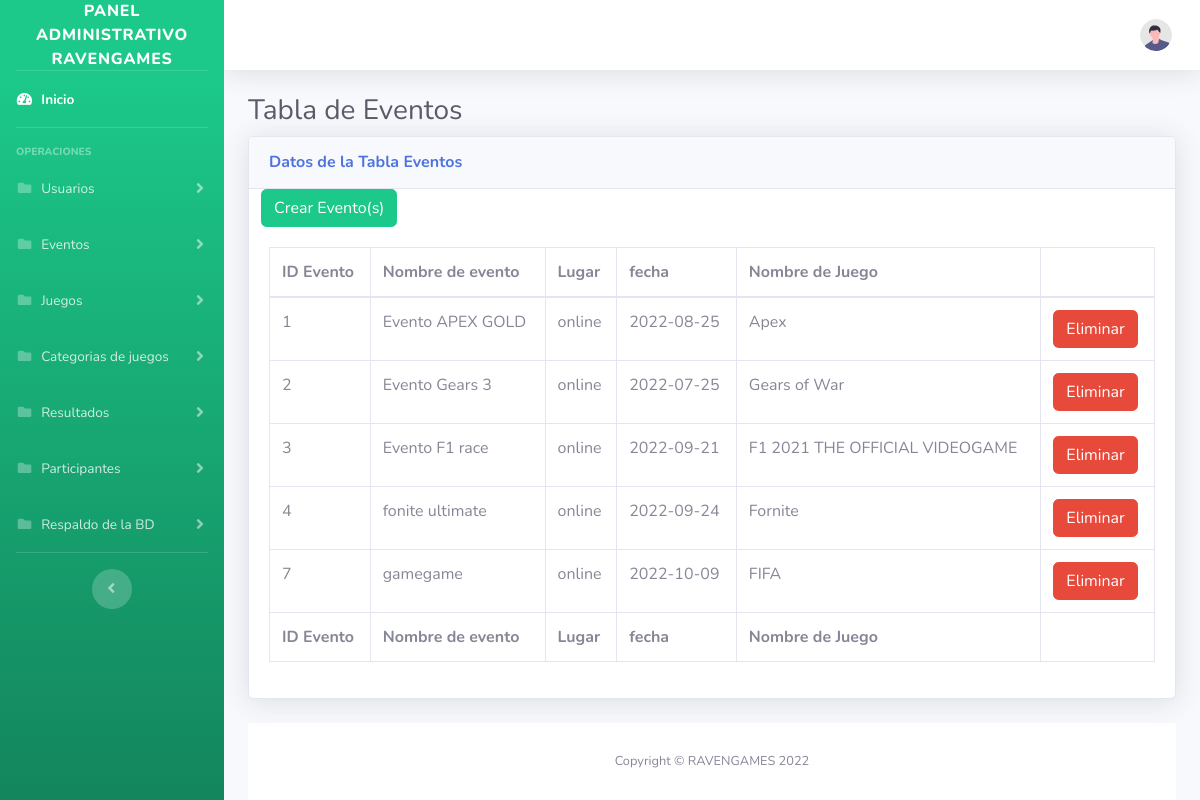
The page /paneladm/tablaeventos.php on the database its author committed.
### tables this page shows
CREATE TABLE `eventos` (
  `idevento` int(10) NOT NULL AUTO_INCREMENT,
  `nombreeve` varchar(50) DEFAULT NULL,
  `lugareve` varchar(50) DEFAULT NULL,
  `fecha` date DEFAULT NULL,
  `nomjuego` varchar(50) DEFAULT NULL,
  PRIMARY KEY (`idevento`),
  KEY `nombreeve` (`nombreeve`)
);

### paneladm/controller/eventoscontroller.php (called while the page is built)
<?php
$consultaeve= "SELECT * FROM eventos";
?>

### paneladm/tablaeventos.php (the view, shortened to what this page needs)
<?php
include_once ('../BD/conexion.php')
?>
<!DOCTYPE html>
<html lang="en">
<head>
    <link href="vendor/fontawesome-free/css/all.min.css" rel="stylesheet" type="text/css">
    <link href="css/sb-admin-2.min.css" rel="stylesheet">
      <link href="vendor/datatables/dataTables.bootstrap4.min.css" rel="stylesheet">
</head>
<body id="page-top">
<?php
include './layauts/menunavbar.php';
include './controller/eventoscontroller.php';
    ?>
  <div class="container-fluid">
<h1 class="h3 mb-2 text-gray-800">Tabla de Eventos</h1>
<div class="card shadow mb-4">
    <div class="card-header py-3">
        <h6 class="m-0 font-weight-bold text-primary">Datos de la Tabla Eventos </h6>
    </div>
    <div class="col-md-3">
        <a type="text" class="btn btn-success" tabindex="-1" role="button" href="creaevento.php">Crear Evento(s)</a>
        </div>
        <div class="card-body">
                            <div class="table-responsive">
                                <table class="table table-bordered" id="dataTable" width="100%" cellspacing="0">
                                    <thead>
                                        <tr>
                                            <th>ID Evento</th>
                                            <th>Nombre de evento</th>
                                            <th>Lugar</th>
                                            <th>fecha</th>
                                            <th>Nombre de Juego</th>
                                            <th>    </th>
                                        </tr>
                                    </thead>
                                    <tfoot>
                                        <tr>
                                            <th>ID Evento</th>
                                            <th>Nombre de evento</th>
                                            <th>Lugar</th>
                                            <th>fecha</th>
                                            <th>Nombre de Juego</th>
                                            <th>    </th>
                                        </tr>
                                    </tfoot>
                                    <tbody>
                                        <?php
                                            if ($resultado = $conexion->query($consultaeve)) {
                                                while ($obj = $resultado->fetch_object()) {
                                    ?>
                                            <tr>
                                                <td><?= $obj->idevento ?></td>
                                                <td><?= $obj->nombreeve?></td>
                                                <td><?= $obj->lugareve ?></td>
                                                <td><?= $obj->fecha?></td>
                                                <td><?= $obj->nomjuego ?></td>
                                                <td>
                                                <form action="./controller/deleteeve.php" method="post">
                                                <button type="submit" name="delete_btneve" class="btn btn-danger"> Eliminar</button>
                                                </form>
                                                </td>
                                            </tr>
                                        <?php
                                        }
                                        }
                                        ?>
                                    </tbody>
                                </table>
                            </div>
                        </div>
</div>
            <?php
include './layauts/allfooter.php'
?>
</body>
</html>

### rows shown on the page
eventos: idevento "1", nombreeve "Evento APEX GOLD", lugareve "online", fecha "2022-08-25", nomjuego "Apex"
eventos: idevento "2", nombreeve "Evento Gears 3", lugareve "online", fecha "2022-07-25", nomjuego "Gears of War"
eventos: idevento "3", nombreeve "Evento F1 race", lugareve "online", fecha "2022-09-21", nomjuego "F1 2021 THE OFFICIAL VIDEOGAME"
eventos: idevento "4", nombreeve "fonite ultimate", lugareve "online", fecha "2022-09-24", nomjuego "Fornite"
eventos: idevento "7", nombreeve "gamegame", lugareve "online", fecha "2022-10-09", nomjuego "FIFA"
